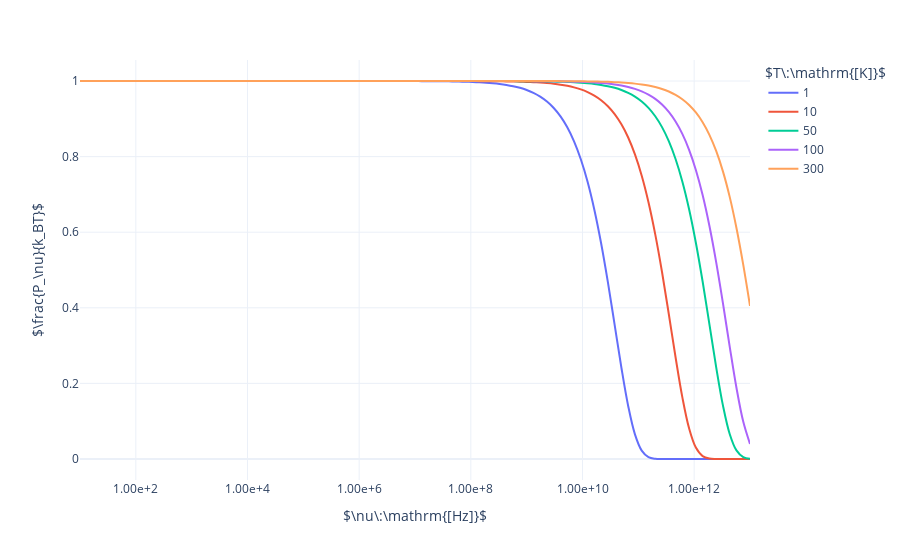

The cell this chart's notebook holds for it:
### Code cell
#hide_input
nu=np.logspace(1,13,100)[np.newaxis].T
T=np.array([1,10,50,100,300])

P = h*nu/(np.exp(h*nu/(k_B*T))-1)

df = pd.DataFrame(P/(T*k_B))
df.columns = T
df['nu']=nu
df.set_index('nu',inplace=True)

plot(df,'$\\nu\:\mathrm{[Hz]}$','$\\frac{P_\\nu}{k_BT}$','$T\:\mathrm{[K]}$','linlog')
